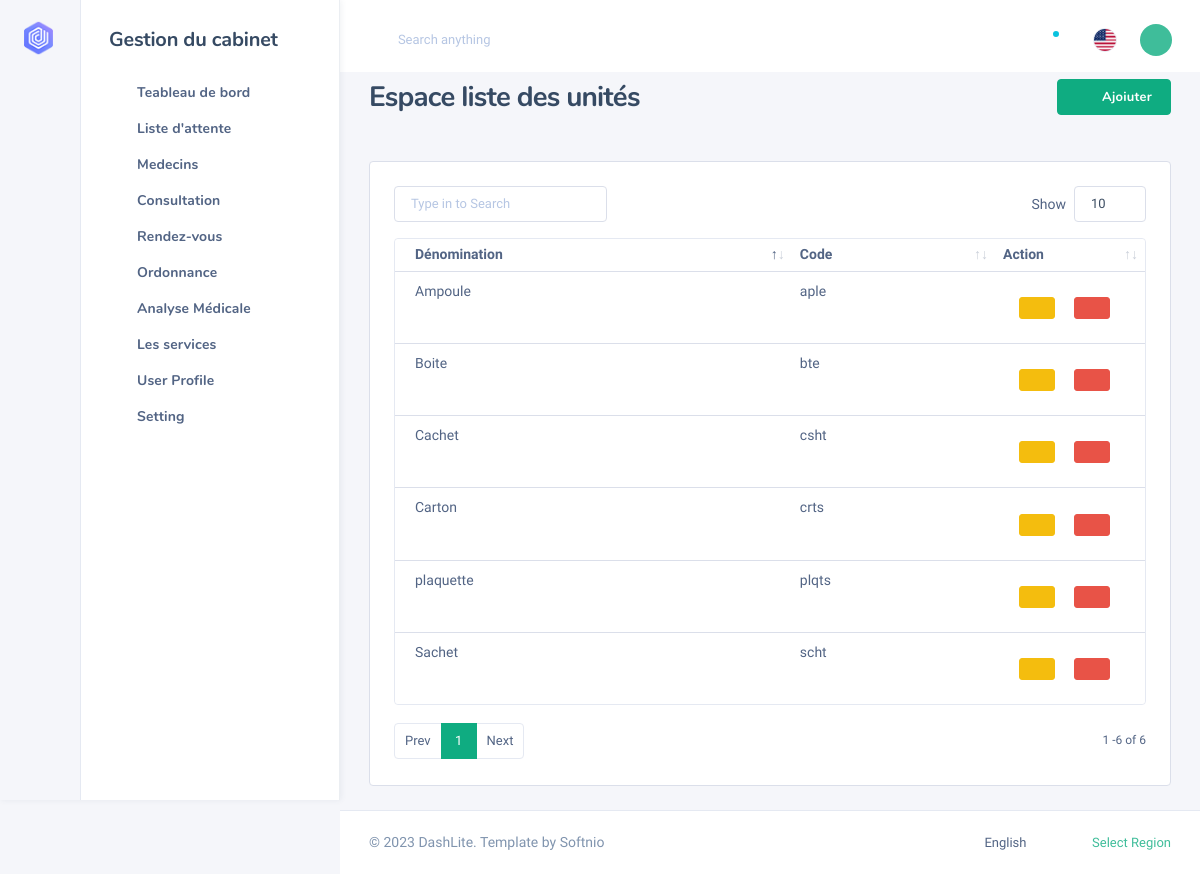
The app's page /public/Unites/liste (signed in) with its own data.
### tables this page shows
CREATE TABLE `unite` (
  `code_unite` varchar(255) DEFAULT NULL,
  `code_nom` varchar(255) DEFAULT NULL,
  `id_unit` int(11) NOT NULL
);

### app/core/app.php (called while the page is built, shortened)
<?php
class App{
    protected $method="index";
   public function  __construct()
    {
       $URL= $this->getURL();
       if(file_exists('app/controllers/'.$URL[0].'.php')){
            unset($URL[0]);
       }
       $this->controller=new $this->controller();
       if(isset($URL[1])){
            if( method_exists($this->controller,$URL[1])){
                $this->method=ucfirst($URL[1]);
                unset($URL[1]);
            }
       }
        $URL=array_values($URL);
       $this->params=$URL;
       call_user_func_array([$this->controller,$this->method],$this->params);
    }
    private function  getURL(){
       $url=isset($_GET['url'])?$_GET['url']:'Home';
        return explode("/",filter_var(trim($url,'/')),FILTER_SANITIZE_URL);
    }
}

### index.php (called while the page is built, shortened)
<?php
$app=new App();

### app/core/model.php (called while the page is built, shortened)
<?php
class Model extends Database{
    public function SelectAllData($select,$fields){
        $bdd= $this->connect();
        $que = $bdd->prepare("SELECT $select
                FROM $fields");
        $que->execute();
        $count = $que->fetchAll(PDO::FETCH_OBJ);
        return $count;
    }
}

### app/views/unite.view.php (the view, shortened to what this page needs)
<!DOCTYPE html>
<html lang="zxx" class="js">
<body class="nk-body bg-lighter npc-default has-sidebar ">
<div class="nk-app-root">
    <div class="nk-main ">
        <div class="nk-wrap ">
            <div class="nk-content ">
                <div class="container-fluid">
                    <div class="nk-content-inner">
                        <div class="nk-content-body">
                            <div class="nk-block-between">
                                <div class="nk-block-head-content">
                                    <h3 class="nk-block-title page-title">Espace liste des unités</h3>
                                </div>
                                <div class="nk-block-head-content">
                                    <div class="toggle-wrap nk-block-tools-toggle">
                                        <div class="toggle-expand-content" data-content="pageMenu">
                                            <ul class="nk-block-tools g-3">
                                                <li class="nk-block-tools-opt"><a href="<?=ROOT?>/Unites" class="btn btn-primary"><em class="icon ni ni-plus"></em><span>Ajoiuter</span></a></li>
                                            </ul>
                                        </div>
                                    </div>
                                </div>
                            </div>
                            <br>
                            <div class="nk-block">
                                <div class="row g-gs">
                                    <div class="col-lg-12 col-xl-12 col-xxl-12">
                                        <br>
                                        <div class="card card-bordered card-preview">
                                            <div class="card-inner">
                                            <table id="dataTable" class="datatable-init table table-striped table-hover" >
                                                <thead>
                                                    <tr>
                                                        <th>Dénomination </th>
                                                        <th>Code</th>
                                                        <th style="width: 20%">Action</th>
                                                    </tr>
                                                </thead>
                                                <tbody>
                                                    <?php foreach($gestions as $gestion) :?>
                                                        <tr>
                                                            <td><?=$gestion->code_nom?></td>
                                                            <td><?=$gestion->code_unite?></td>
                                                            <td>
                                                                <div class="form-button-action">
                                                                    <a type="button" data-toggle="tooltip" title="" href="<?=ROOT?>/Unites/edit/<?=$gestion->id_unit?>" class=" m-lg-3" data-original-title="Edit Task">
                                                                        <i class="ni ni-edit btn  btn-sm btn-warning"></i>
                                                                    </a>
                                                                    <button type="button" data-toggle="tooltip" title="" class=" btn btn-danger btn-sm" data-original-title="Remove">
                                                                        <i class="ni ni-trash"></i>
                                                                    </button>
                                                                </div>
                                                            </td>
                                                        </tr>
                                                    <?php endforeach;?>
                                                </tbody>
                                             </table>
                                            </div>
                                        </div>
                                    </div>
                                </div>
                            </div>
                        </div>
                    </div>
                </div>
            </div>
        </div>
    </div>
</div>
</body>
</html>

### records on screen
unite: code_nom "Carton", code_unite "crts"
unite: code_nom "Boite", code_unite "bte"
unite: code_nom "plaquette", code_unite "plqts"
unite: code_nom "Ampoule", code_unite "aple"
unite: code_nom "Sachet", code_unite "scht"
unite: code_nom "Cachet", code_unite "csht"
